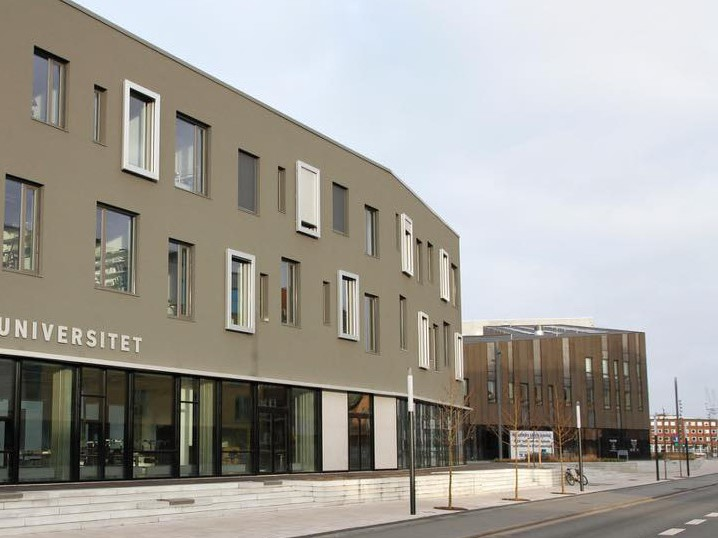
#> input picture aau-city-2.jpg, 718 x 538 px, found by its file name
$ python HarrisCorner.py
#> lines starting #> are read from the running program, lines starting #| are printed output that depends on the picture
import cv2 as cv
import numpy as np
from os import system

system('cls') # clear console

img = cv.imread("aau-city-2.JPG", 1)
#> img is the input picture: shape (538, 718, 3); mean B, G, R 154, 160.3, 163.3
dims = img.shape
#> dims = (538, 718, 3)
imgWidth = dims[0] # amount of columns
#> imgWidth = 538
imgHeight = dims[1] # amount of rows
#> imgHeight = 718
imgChannels = dims[2] # amount of channels; 3 = RGB, 1 = greyscale
#> imgChannels = 3

windowSize = 50 # size of window in pixels that we move around
step = windowSize // 2 # half (rounded down, just in case)
window = np.zeros(shape=[windowSize, windowSize, 1], dtype=np.uint8) # make blank image to fill out as window

###### Functions have to be made before calling them (appear before use) ######

def ConvertToGreyscale(_img, x, y, z):
    _grey = _img.copy()
    for i in range (0, x):
        for j in range (0, y):
            intensity = 0
            for k in range (z):
                intensity += _img[i][j][k]
            intensity = intensity // z
            _grey[i][j] = intensity
    return _grey

def FindEdges(_img):
    # maybe adjust contrast using histogram normalizing
    return cv.Canny(_img, 50, 200)

def CreateWindow(_img, x, y):
    for i in range(windowSize):
        for j in range(windowSize):
            window[i][j] = _img[i+x][j+y][0] # grab one of the values (they are all the same anyway (intensity)) to make it 1D instead of 3D, so we can calculate determinant of the window

def CalculateIntensityOfWindow(_img, x, y):
    print("nothing yet")

# Size of Cross
crossSize = 7
crossThickness = 1
def MarkCorner(_img, x, y):
    # draw on img,  start position    end position       color     line thickness
    cv.line(_img, (x-crossSize, y), (x+crossSize, y), (255, 0, 0), crossThickness)  # horizontal
    cv.line(_img, (x, y-crossSize), (x, y+crossSize), (255, 255, 0), crossThickness) # vertical
    cv.line(_img, (x, y), (x, y), (0, 0, 255), crossThickness+2) # mid point

def LookForAndDrawCorners(_imgIn, _imgOut, x, y):
    # some sweet algorithm that runs on _imgIn and then calls MarkCorner(_imgOut, x, y)
    MarkCorner(_imgOut, 50, 50)
    MarkCorner(_imgOut, 150, 150)
    MarkCorner(_imgOut, 250, 250)
    return _imgOut

def FindDeterminant():
    print("lol")
    # maybe not

CreateWindow(img, 130, 130)
#> after the loop in CreateWindow, `for i in range(windowSize):`:
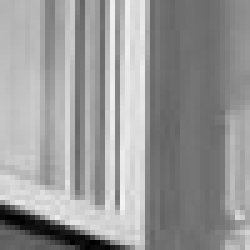
#> window: shape (50, 50, 1) (shown 5 times larger); min 0, max 243, mean 152.5
imgWindow = window
cv.imshow("Window", imgWindow)

imgGrey = ConvertToGreyscale(img, imgWidth, imgHeight, imgChannels)
#> after the loop in ConvertToGreyscale, `for i in range (0, x):`:
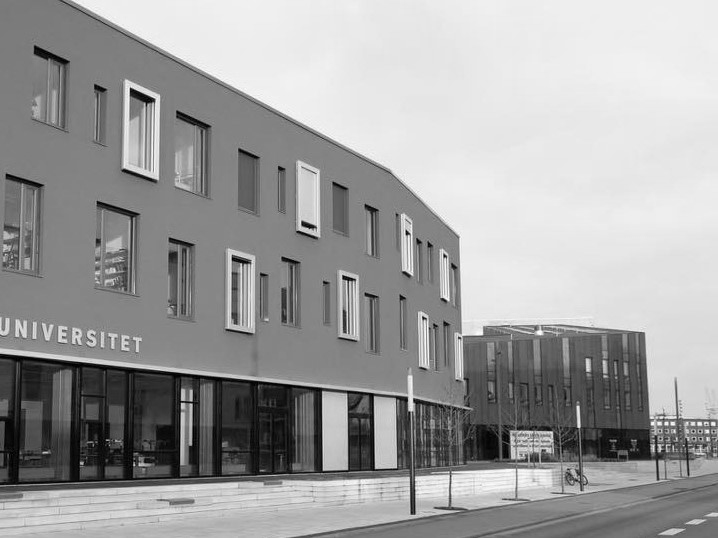
#> _grey: shape (538, 718, 3); min 0, max 254, mean 158.9
imgEdges = FindEdges(img)
#> in FindEdges, `return cv.Canny(_img, 50, 200)`:
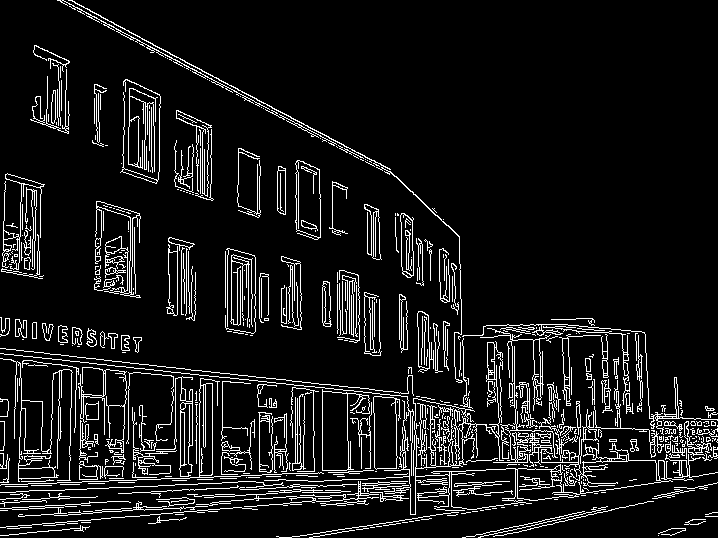
#> returned value: shape (538, 718); 9.1% white in thin lines or dots
imgCorners = LookForAndDrawCorners(imgEdges, imgGrey, imgWidth, imgHeight)
#> in LookForAndDrawCorners, `MarkCorner(_imgOut, 150, 150)`: _imgOut: shape (538, 718, 3); mean B, G, R 158.9, 158.9, 158.9
#> in LookForAndDrawCorners, `MarkCorner(_imgOut, 250, 250)`: _imgOut: shape (538, 718, 3); mean B, G, R 158.9, 158.9, 158.9

cv.imshow("Original", img)
cv.imshow("Edges Found", imgEdges)
cv.imshow("Corners Found", imgCorners)

cv.waitKey(0)
